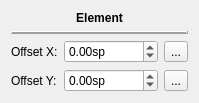
<?xml version="1.0" encoding="UTF-8"?>
<ui version="4.0">
 <class>InspectorElement</class>
 <widget class="QWidget" name="InspectorElement">
  <property name="geometry">
   <rect>
    <x>0</x>
    <y>0</y>
    <width>191</width>
    <height>96</height>
   </rect>
  </property>
  <property name="windowTitle">
   <string>Form</string>
  </property>
  <layout class="QVBoxLayout" name="verticalLayout">
   <item>
    <widget class="QLabel" name="elementName">
     <property name="font">
      <font>
       <weight>75</weight>
       <bold>true</bold>
      </font>
     </property>
     <property name="text">
      <string>Element</string>
     </property>
     <property name="alignment">
      <set>Qt::AlignCenter</set>
     </property>
    </widget>
   </item>
   <item>
    <widget class="QFrame" name="frame">
     <property name="frameShape">
      <enum>QFrame::HLine</enum>
     </property>
     <property name="frameShadow">
      <enum>QFrame::Raised</enum>
     </property>
     <property name="lineWidth">
      <number>2</number>
     </property>
    </widget>
   </item>
   <item>
    <layout class="QGridLayout" name="gridLayout">
     <item row="0" column="1">
      <widget class="QDoubleSpinBox" name="offsetX">
       <property name="suffix">
        <string extracomment="spatium unit">sp</string>
       </property>
       <property name="minimum">
        <double>-10000.000000000000000</double>
       </property>
       <property name="maximum">
        <double>10000.000000000000000</double>
       </property>
       <property name="singleStep">
        <double>0.500000000000000</double>
       </property>
      </widget>
     </item>
     <item row="1" column="0">
      <widget class="QLabel" name="label_3">
       <property name="text">
        <string>Offset Y:</string>
       </property>
      </widget>
     </item>
     <item row="0" column="0">
      <widget class="QLabel" name="label_2">
       <property name="text">
        <string>Offset X:</string>
       </property>
      </widget>
     </item>
     <item row="1" column="1">
      <widget class="QDoubleSpinBox" name="offsetY">
       <property name="suffix">
        <string extracomment="spatium unit">sp</string>
       </property>
       <property name="minimum">
        <double>-10000.000000000000000</double>
       </property>
       <property name="maximum">
        <double>10000.000000000000000</double>
       </property>
       <property name="singleStep">
        <double>0.500000000000000</double>
       </property>
      </widget>
     </item>
     <item row="0" column="2">
      <widget class="QToolButton" name="resetX">
       <property name="text">
        <string>...</string>
       </property>
       <property name="icon">
        <iconset resource="musescore.qrc">
         <normaloff>:/data/icons-dark/resetproperty.png</normaloff>:/data/icons-dark/resetproperty.png</iconset>
       </property>
      </widget>
     </item>
     <item row="1" column="2">
      <widget class="QToolButton" name="resetY">
       <property name="text">
        <string>...</string>
       </property>
       <property name="icon">
        <iconset resource="musescore.qrc">
         <normaloff>:/data/icons-dark/resetproperty.png</normaloff>:/data/icons-dark/resetproperty.png</iconset>
       </property>
      </widget>
     </item>
    </layout>
   </item>
  </layout>
 </widget>
 <resources>
  <include location="musescore.qrc"/>
 </resources>
 <connections/>
</ui>
